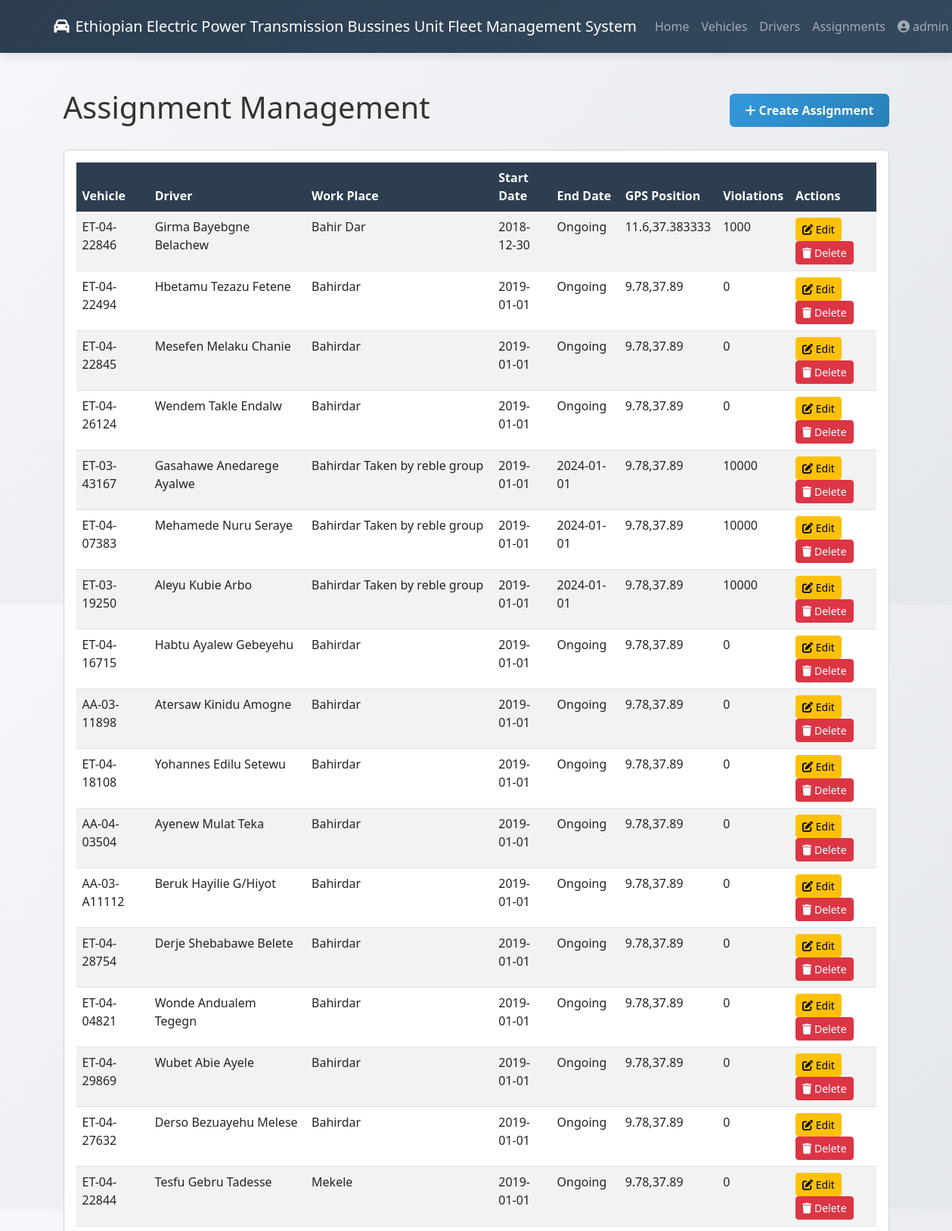
Screenshot of /assignments (signed in, upper part) with the database file from the repository.
### app.py (models this page shows)
class Assignment(db.Model):
    id = db.Column(db.Integer, primary_key=True)
    plate_number = db.Column(db.String(20), db.ForeignKey('vehicle.plate_number'))
    driver_id = db.Column(db.Integer, db.ForeignKey('driver.id'))
    work_place = db.Column(db.String(100))
    start_date = db.Column(db.Date)
    end_date = db.Column(db.Date)
    gps_position = db.Column(db.String(50))
    geofence_violations = db.Column(db.Integer)

class Vehicle(db.Model):
    plate_number = db.Column(db.String(20), primary_key=True)
    chasis = db.Column(db.String(50), unique=True, nullable=False)
    vehicle_type = db.Column(Enum(*VEHICLE_TYPES, name='vehicle_types'))
    make = db.Column(db.String(50))
    model = db.Column(db.String(50))
    year = db.Column(db.String(4))
    fuel_type = db.Column(Enum(*FUEL_TYPES, name='fuel_types'))
    fuel_capacity = db.Column(db.Float)
    fuel_consumption = db.Column(db.Float)
    loading_capacity = db.Column(db.String(100))
    assigned_for = db.Column(Enum(*ASSIGNMENT_TYPES, name='assignment_types'))
    compliance = db.relationship('Compliance', backref='vehicle', uselist=False)
    maintenance = db.relationship('Maintenance', backref='vehicle')
    assignments = db.relationship('Assignment', backref='vehicle')

class Driver(db.Model):
    id = db.Column(db.Integer, primary_key=True)
    name = db.Column(db.String(100), nullable=False)
    id_number = db.Column(db.String(50), unique=True)
    phone = db.Column(db.String(15))
    reporting_to = db.Column(db.String(100))
    assignments = db.relationship('Assignment', backref='driver')

### app.py (the view, shortened to what this page needs)
@app.route('/assignments', methods=['GET', 'POST'])
def manage_assignments():
    if 'user_id' not in session or session['role'] != 'admin':
        flash('Admin access required', 'danger')
        return redirect(url_for('login'))
    assignments = Assignment.query.all()
    vehicles = Vehicle.query.all()
    drivers = Driver.query.all()
    return render_template('assignments.html',
                           assignments=assignments,
                           vehicles=vehicles,
                           drivers=drivers,
                           cities=ETHIOPIAN_CITIES_GPS.keys())

### app.py (called while the page is built, shortened)
@app.before_request
def create_tables():
    db.create_all()

### templates/assignments.html (shortened to what this page needs)
{% extends 'base.html' %}
{% block content %}
<div class="container-fluid mt-4">
    <div class="d-flex justify-content-between align-items-center mb-4">
        <h1>Assignment Management</h1>
        <a href="{{ url_for('manage_assignments') }}" class="btn btn-primary">
            <i class="fa-solid fa-plus"></i> Create Assignment
        </a>
    </div>
    <div class="card">
        <div class="card-body">
            <div class="table-responsive">
                <table class="table table-striped table-hover">
                    <thead class="table-dark">
                        <tr>
                            <th>Vehicle</th>
                            <th>Driver</th>
                            <th>Work Place</th>
                            <th>Start Date</th>
                            <th>End Date</th>
                            <th>GPS Position</th>
                            <th>Violations</th>
                            <th>Actions</th>
                        </tr>
                    </thead>
                    <tbody>
                        {% for assignment in assignments %}
                        <tr>
                            <td>{{ assignment.vehicle.plate_number }}</td>
                            <td>{{ assignment.driver.name }}</td>
                            <td>{{ assignment.work_place }}</td>
                            <td>{{ assignment.start_date.strftime('%Y-%m-%d') }}</td>
                            <td>{{ assignment.end_date.strftime('%Y-%m-%d') if assignment.end_date else 'Ongoing' }}</td>
                            <td>{{ assignment.gps_position }}</td>
                            <td>{{ assignment.geofence_violations }}</td>
                            <td>
                                <a href="{{ url_for('edit_assignment', assignment_id=assignment.id) }}"
                                   class="btn btn-sm btn-warning">
                                    <i class="fa-solid fa-pen-to-square"></i> Edit
                                </a>
                                <a href="{{ url_for('delete_assignment', assignment_id=assignment.id) }}"
                                   class="btn btn-sm btn-danger"
                                   onclick="return confirm('Are you sure you want to delete this assignment?');">
                                    <i class="fa-solid fa-trash"></i> Delete
                                </a>
                            </td>
                        </tr>
                        {% else %}
                        <tr>
                            <td colspan="8" class="text-center">No assignments found</td>
                        </tr>
                        {% endfor %}
                    </tbody>
                </table>
            </div>
        </div>
    </div>
</div>
{% endblock %}

### templates/base.html (style rules this page uses)
:root { --primary: #2c3e50; --secondary: #3498db; --accent: #e74c3c; --light: #ecf0f1; --dark: #34495e; --success: #27ae60; --warning: #f39c12; --info: #2980b9; }
body { background: linear-gradient(135deg, #f5f7fa, #e4e7eb); font-family: 'Segoe UI', Tahoma, Geneva, Verdana, sans-serif; min-height: 100vh; color: #333; }
.table th { background-color: var(--primary); color: white; }
.btn-primary { background: linear-gradient(135deg, var(--secondary), var(--info)); border: none; padding: 10px 20px; font-weight: 600; transition: all 0.3s ease; }

### rows the page displays
Assignment: vehicle.plate_number "ET-04-22846", driver.name "Girma Bayebgne Belachew", work_place "Bahir Dar", start_date "2018-12-30", end_date "Ongoing", gps_position "11.6,37.383333", geofence_violations "1000"
Assignment: vehicle.plate_number "ET-04-22494", driver.name "Hbetamu Tezazu Fetene", work_place "Bahirdar", start_date "2019-01-01", end_date "Ongoing", gps_position "9.78,37.89", geofence_violations "0"
Assignment: vehicle.plate_number "ET-04-22845", driver.name "Mesefen Melaku Chanie", work_place "Bahirdar", start_date "2019-01-01", end_date "Ongoing", gps_position "9.78,37.89", geofence_violations "0"
Assignment: vehicle.plate_number "ET-04-26124", driver.name "Wendem Takle Endalw", work_place "Bahirdar", start_date "2019-01-01", end_date "Ongoing", gps_position "9.78,37.89", geofence_violations "0"
Assignment: vehicle.plate_number "ET-03-43167", driver.name "Gasahawe Anedarege Ayalwe", work_place "Bahirdar Taken by reble group", start_date "2019-01-01", end_date "2024-01-01", gps_position "9.78,37.89", geofence_violations "10000"
Assignment: vehicle.plate_number "ET-04-07383", driver.name "Mehamede Nuru Seraye", work_place "Bahirdar Taken by reble group", start_date "2019-01-01", end_date "2024-01-01", gps_position "9.78,37.89", geofence_violations "10000"
Assignment: vehicle.plate_number "ET-03-19250", driver.name "Aleyu Kubie Arbo", work_place "Bahirdar Taken by reble group", start_date "2019-01-01", end_date "2024-01-01", gps_position "9.78,37.89", geofence_violations "10000"
Assignment: vehicle.plate_number "ET-04-16715", driver.name "Habtu Ayalew Gebeyehu", work_place "Bahirdar", start_date "2019-01-01", end_date "Ongoing", gps_position "9.78,37.89", geofence_violations "0"
Assignment: vehicle.plate_number "AA-03-11898", driver.name "Atersaw Kinidu Amogne", work_place "Bahirdar", start_date "2019-01-01", end_date "Ongoing", gps_position "9.78,37.89", geofence_violations "0"
Assignment: vehicle.plate_number "ET-04-18108", driver.name "Yohannes Edilu Setewu", work_place "Bahirdar", start_date "2019-01-01", end_date "Ongoing", gps_position "9.78,37.89", geofence_violations "0"
Assignment: vehicle.plate_number "AA-04-03504", driver.name "Ayenew Mulat Teka", work_place "Bahirdar", start_date "2019-01-01", end_date "Ongoing", gps_position "9.78,37.89", geofence_violations "0"
Assignment: vehicle.plate_number "AA-03-A11112", driver.name "Beruk Hayilie G/Hiyot", work_place "Bahirdar", start_date "2019-01-01", end_date "Ongoing", gps_position "9.78,37.89", geofence_violations "0"
Assignment: vehicle.plate_number "ET-04-28754", driver.name "Derje Shebabawe Belete", work_place "Bahirdar", start_date "2019-01-01", end_date "Ongoing", gps_position "9.78,37.89", geofence_violations "0"
Assignment: vehicle.plate_number "ET-04-04821", driver.name "Wonde Andualem Tegegn", work_place "Bahirdar", start_date "2019-01-01", end_date "Ongoing", gps_position "9.78,37.89", geofence_violations "0"
Assignment: vehicle.plate_number "ET-04-29869", driver.name "Wubet Abie Ayele", work_place "Bahirdar", start_date "2019-01-01", end_date "Ongoing", gps_position "9.78,37.89", geofence_violations "0"
Assignment: vehicle.plate_number "ET-04-27632", driver.name "Derso Bezuayehu Melese", work_place "Bahirdar", start_date "2019-01-01", end_date "Ongoing", gps_position "9.78,37.89", geofence_violations "0"
Assignment: vehicle.plate_number "ET-04-22844", driver.name "Tesfu Gebru Tadesse", work_place "Mekele", start_date "2019-01-01", end_date "Ongoing", gps_position "9.78,37.89", geofence_violations "0"

### other values shown
{{ session['username'] }} "admin"
